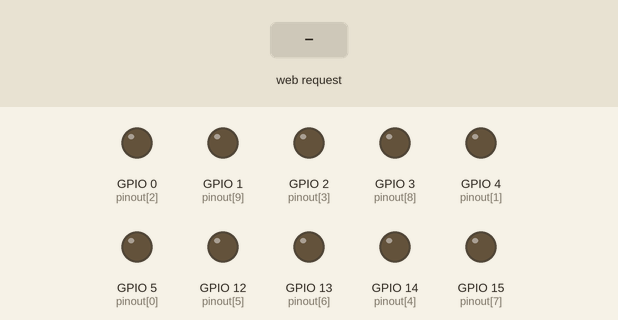
This sketch was run on a simulated ESP8266 (NodeMCU). On the bench: output pins drawn as LEDs (lit = HIGH). Inputs (shaded band) come from the test bench. WiFi joins after 1.5 s; servers stay silent unless stated; what the sketch prints to the serial monitor is not drawn.

Above: at 2.7 s.
2.8 s: HTTP request GET /?acao=A received
At 3.3 s:
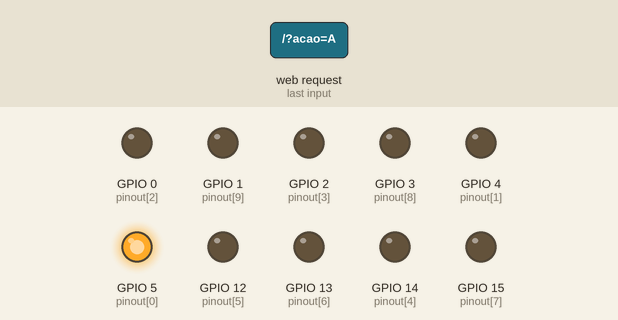
4.3 s: HTTP request GET /?acao=B received
At 5.5 s:
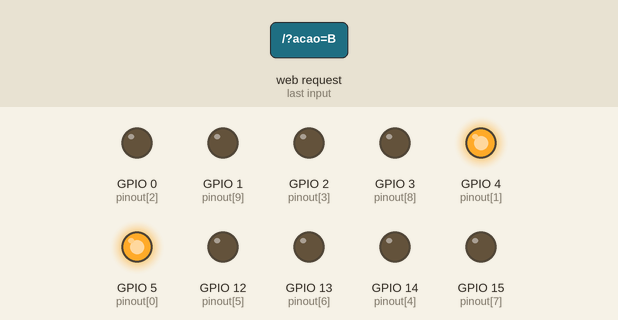
5.8 s: HTTP request GET /?acao=a received
At 6.7 s:
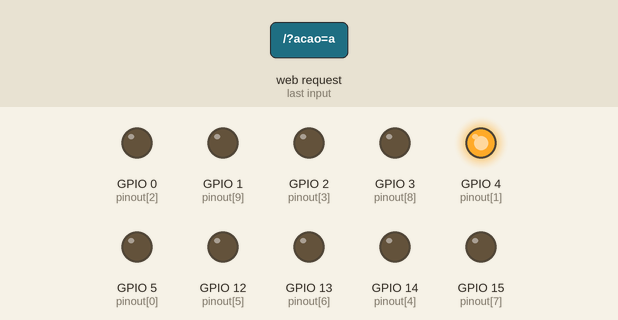
7.3 s: HTTP request GET /?acao=C received
At 7.9 s:
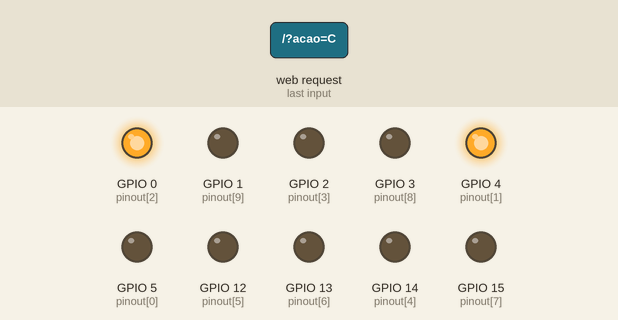
8.8 s: HTTP request GET /?acao=b received
At 9.1 s:
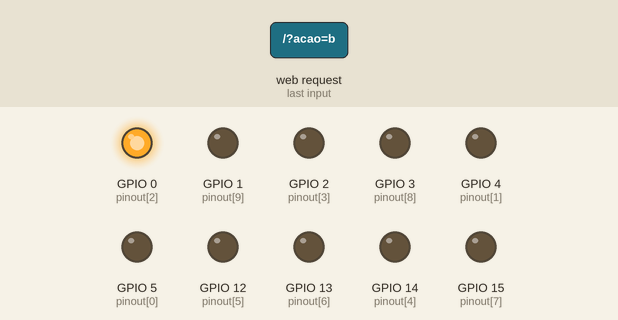
10.3 s: HTTP request GET /?acao=A received
At 11.4 s:
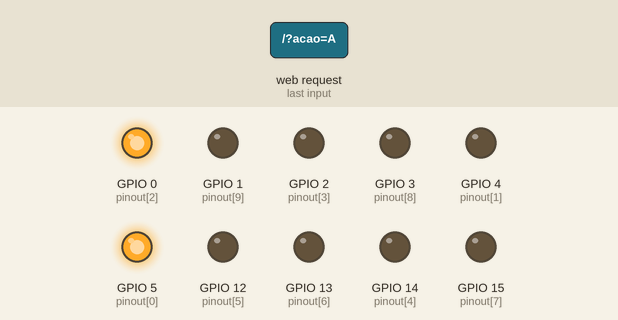
Timing chart, 0 to 12.8 s (numbered marks = the images above; inputs shaded):
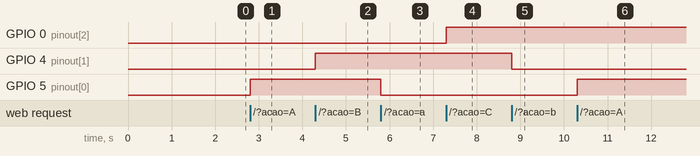

The sketch:

esp8266code.ino
```cpp
//biblioteca wifi do esp8266
#include <ESP8266WiFi.h>
//porta http
WiFiServer server(80);

//configuração rede wifi
#define SSID "SSID"
#define SENHA "senha"

//configuração de saídas digitais
const byte npin = 10;
byte pinout[npin] =  {5,      4,      0,      2,      14,     12,     13,     15,     3,      1};
byte pinmode[npin] = {OUTPUT, OUTPUT, OUTPUT, OUTPUT, OUTPUT, OUTPUT, OUTPUT, OUTPUT, OUTPUT, OUTPUT};

void setup()
{
  Serial.begin(115200);

  //Configura o modo dos pinos
  for (int nP=0; nP < npin; nP++) {
      pinMode(pinout[nP], pinmode[nP]);
      digitalWrite(pinout[nP], LOW);
  }

  Serial.print("Conectando");
  WiFi.begin(SSID, SENHA);

  //Aguarda conectar rede
  while (WiFi.status() != WL_CONNECTED)
  {
    //Esperamos 100 milisegundos
    delay(100);
    Serial.print(".");
  }

  //Se chegou aqui Ã© porque conectou Ã  rede, entÃ£o mostramos no monitor serial para termos um feedback
  Serial.println("");
  Serial.println("Conectou");

  //ConfiguraÃ§Ãµes do IP fixo. VocÃª pode alterar conforme a sua rede
  IPAddress ip(192, 168, 1, 111);
  IPAddress gateway(192, 168, 1, 1);
  IPAddress subnet(255, 255, 255, 0);
  Serial.print("Configurando IP fixo para : ");
  Serial.println(ip);

  //Envia a configuraÃ§Ã£o
  WiFi.config(ip, gateway, subnet);

  //Inicializa o server que criamos na porta 80
  server.begin();

  //Mostramos no monitor serial o IP que o ESP possui para verificarmos se Ã© o mesmo que configuramos
  Serial.print("Server em: ");
  Serial.println(WiFi.localIP());
}

void loop()
{
  //Verifica se algum cliente estÃ¡ tentando se conectar
  WiFiClient client = server.available();
  if (!client)
  {
    //Se nÃ£o houver nenhum cliente podemos retornar pois nÃ£o hÃ¡ nada a fazer
    return;
  }
  Serial.println("Novo cliente conectou");
  //Fazemos a leitura da requisição
  String req = client.readStringUntil('\r');
  Serial.print("RequisiÃ§Ã£o: ");
  Serial.println(req);

  String html =
  "<html>"
    "<head>"
      "<meta name='viewport' content='width=device-width, initial-scale=1, user-scalable=no'/>"
      "<title>Automação Residencial</title>"
      "<style>"
        "body{"
          "text-align: center;"
          "font-family: sans-serif;"
          "font-size:14px;"
          "padding: 25px;"
          "background-color:#000;"
        "}"
        "p{color:#fff;}"
        "button{"
          "outline: none;"
          "border: 2px solid #1fa3ec;"
          "border-radius:18px;"
          "background-color:#fff;"
          "color: #1fa3ec;"
          "padding: 10px 35px;"
        "}"
        "button:active{"
          "color: #fff;"
          "background-color:#1fa3ec;"
        "}"
      "</style>"
    "</head>"
    "<body>"
    "<center>"
    "<p>SW1</p>"//----------------------------------------------------SW1
    "<table><tr>"
    "<td><a href='?acao=A'><button>ON</button></td>"
    "<td><a href='?acao=a'><button>OFF</button></td>"
    "</tr></table>"
    "<p>SW2</p>"//----------------------------------------------------SW2
    "<table><tr>"
    "<td><a href='?acao=B'><button>ON</button></td>"
    "<td><a href='?acao=b'><button>OFF</button></td>"
    "</tr></table>"
    "<p>SW3</p>"//----------------------------------------------------SW3
    "<table><tr>"
    "<td><a href='?acao=C'><button>ON</button></td>"
    "<td><a href='?acao=c'><button>OFF</button></td>"
    "</tr></table>"
    "<p>SW4</p>"//----------------------------------------------------SW4
    "<table><tr>"
    "<td><a href='?acao=D'><button>ON</button></td>"
    "<td><a href='?acao=d'><button>OFF</button></td>"
    "</tr></table>"
    "<p>SW5</p>"//----------------------------------------------------SW5
    "<table><tr>"
    "<td><a href='?acao=E'><button>ON</button></td>"
    "<td><a href='?acao=e'><button>OFF</button></td>"
    "</tr></table>"
    "<p>SW6</p>"//----------------------------------------------------SW6
    "<table><tr>"
    "<td><a href='?acao=F'><button>ON</button></td>"
    "<td><a href='?acao=f'><button>OFF</button></td>"
    "</tr></table>"
    "<p>SW7</p>"//----------------------------------------------------SW7
    "<table><tr>"
    "<td><a href='?acao=G'><button>ON</button></td>"
    "<td><a href='?acao=g'><button>OFF</button></td>"
    "</tr></table>"
    "<p>SW8</p>"//----------------------------------------------------SW8
    "<table><tr>"
    "<td><a href='?acao=H'><button>ON</button></td>"
    "<td><a href='?acao=h'><button>OFF</button></td>"
    "</tr></table>"
    "<p>SW9</p>"//----------------------------------------------------SW9
    "<table><tr>"
    "<td><a href='?acao=I'><button>ON</button></td>"
    "<td><a href='?acao=i'><button>OFF</button></td>"
    "</tr></table>"
    "<p>SW10</p>"//----------------------------------------------------SW10
    "<table><tr>"
    "<td><a href='?acao=J'><button>ON</button></td>"
    "<td><a href='?acao=j'><button>OFF</button></td>"
    "</tr></table>"
    "</center>"
    "</body>"
  "</html>";

  client.print(html);
  client.flush();

  //------------------------------------------------------------Altera estado de SW1
  if (req.indexOf("acao=A") != -1)
  {digitalWrite(pinout[0], HIGH);}
  else if (req.indexOf("acao=a") != -1)
  {digitalWrite(pinout[0], LOW);}
  //------------------------------------------------------------Altera estado de SW2
  else if (req.indexOf("acao=B") != -1)
  {digitalWrite(pinout[1], HIGH);}
  else if (req.indexOf("acao=b") != -1)
  {digitalWrite(pinout[1], LOW);}
  //------------------------------------------------------------Altera estado de SW3
  else if (req.indexOf("acao=C") != -1)
  {digitalWrite(pinout[2], HIGH);}
  else if (req.indexOf("acao=c") != -1)
  {digitalWrite(pinout[2], LOW);}
  //------------------------------------------------------------Altera estado de SW4
  else if (req.indexOf("acao=D") != -1)
  {digitalWrite(pinout[3], HIGH);}
  else if (req.indexOf("acao=d") != -1)
  {digitalWrite(pinout[3], LOW);}
  //------------------------------------------------------------Altera estado de SW5
  else if (req.indexOf("acao=E") != -1)
  {digitalWrite(pinout[4], HIGH);}
  else if (req.indexOf("acao=e") != -1)
  {digitalWrite(pinout[4], LOW);}
  //------------------------------------------------------------Altera estado de SW6
  else if (req.indexOf("acao=F") != -1)
  {digitalWrite(pinout[5], HIGH);}
  else if (req.indexOf("acao=f") != -1)
  {digitalWrite(pinout[5], LOW);}
  //------------------------------------------------------------Altera estado de SW7
  else if (req.indexOf("acao=G") != -1)
  {digitalWrite(pinout[6], HIGH);}
  else if (req.indexOf("acao=g") != -1)
  {digitalWrite(pinout[6], LOW);}
  //------------------------------------------------------------Altera estado de SW8
  else if (req.indexOf("acao=H") != -1)
  {digitalWrite(pinout[7], HIGH);}
  else if (req.indexOf("acao=h") != -1)
  {digitalWrite(pinout[7], LOW);}
  //------------------------------------------------------------Altera estado de SW9
  else if (req.indexOf("acao=I") != -1)
  {digitalWrite(pinout[8], HIGH);}
  else if (req.indexOf("acao=i") != -1)
  {digitalWrite(pinout[8], LOW);}
  //------------------------------------------------------------Altera estado de SW10
  else if (req.indexOf("acao=J") != -1)
  {digitalWrite(pinout[9], HIGH);}
  else if (req.indexOf("acao=j") != -1)
  {digitalWrite(pinout[9], LOW);}

  //Fecha a conexão com o cliente
  client.stop();
  Serial.println("Cliente desconectado");
}
```

Measured:
- after the input at 2.8 s, GPIO 5 (pinout[0]): LOW → HIGH at once
- after the input at 4.3 s, GPIO 4 (pinout[1]): LOW → HIGH at once
- after the input at 5.8 s, GPIO 5 (pinout[0]): HIGH → LOW at once
- after the input at 7.3 s, GPIO 0 (pinout[2]): LOW → HIGH at once
- after the input at 8.8 s, GPIO 4 (pinout[1]): HIGH → LOW at once
- after the input at 10.3 s, GPIO 5 (pinout[0]): LOW → HIGH at once
